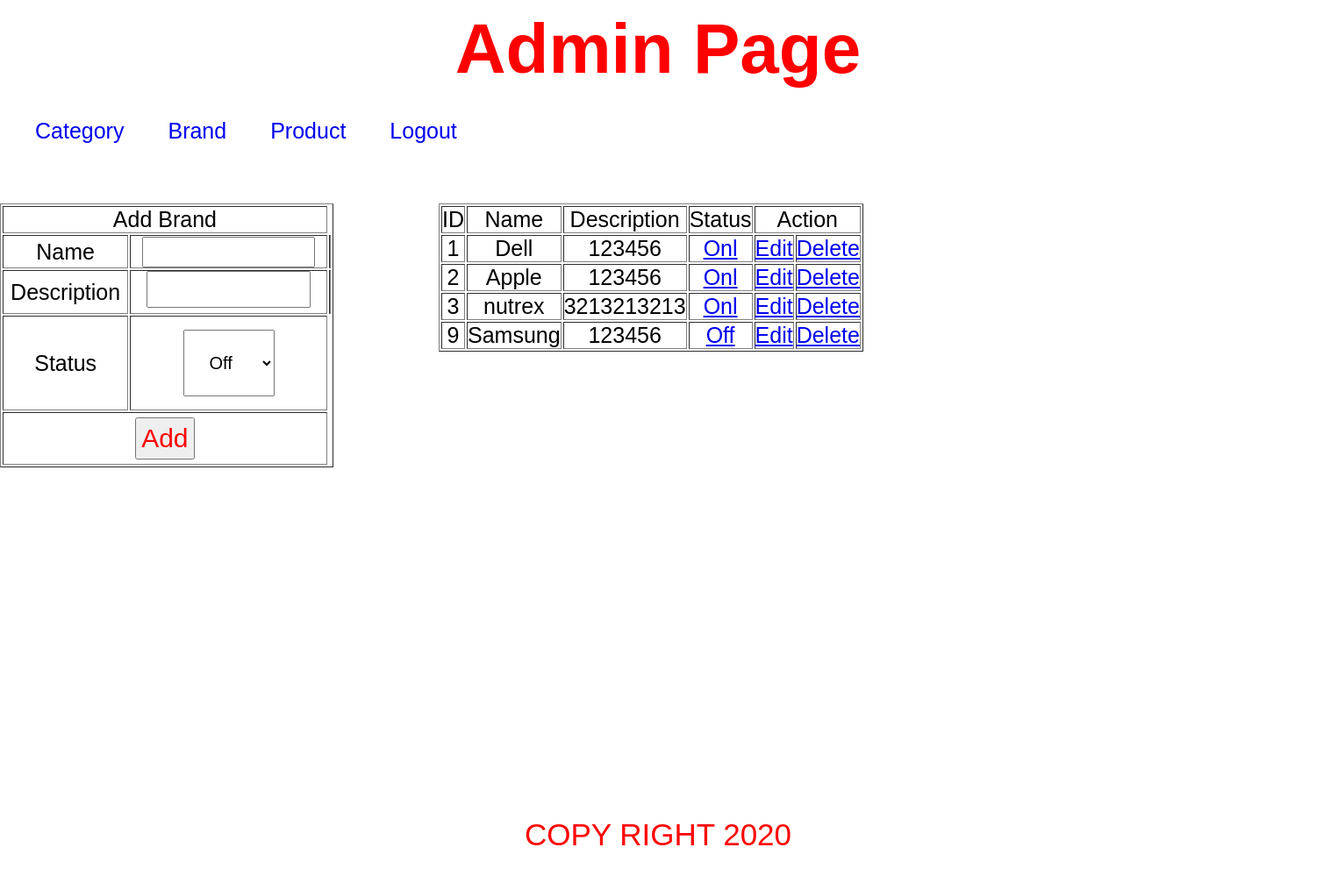
Screenshot of /admin/homepage.php?quanli=Brand&ac=them with the database file from the repository.
### tables this page shows
CREATE TABLE `brand` (
  `brand_id` int(11) NOT NULL AUTO_INCREMENT,
  `brand_name` varchar(255) NOT NULL,
  `brand_description` varchar(255) NOT NULL,
  `brand_status` int(11) NOT NULL,
  PRIMARY KEY (`brand_id`)
);

### class/DB.php (called while the page is built)
<?php
class DB
{
    private $host = "127.0.0.1";
    private $username = "root";
    private $password = "honganhnguyen";
    private $dbname = "blogpurephp";
    protected function connect()
    {
        $conn = 'mysql:host=' . $this->host . ';dbname=' . $this->dbname . ';charset=utf8';
        $pdo = new PDO($conn, $this->username, $this->password);
        $pdo->setAttribute(PDO::ATTR_DEFAULT_FETCH_MODE, PDO::FETCH_ASSOC);
        return $pdo;
    }
}

### class/admin_model.php (called while the page is built, shortened)
<?php
class admin_model extends DB implements tbl_admin,category,brand,Product
{
    public function show_brand()
    {
        $show_brand = "SELECT * FROM `brand`";
        $stmt = $this->connect()->query($show_brand);
        return $stmt;
    }
}

### admin/adminModules/Brand/lietke.php (the view)
<table width="450" border="1">
    <tr>
         <td>ID</td>
         <td>Name</td>
         <td>Description</td>
        <td>Status</td>
        <td colspan="2">Action</td>
    </tr>
    <?php
    $show_controller = new admin_controller;
    $show_controller->non_active_brand_controller();
    $show_controller->active_brand_controller();
    $show_controller->delete_brand_controller();
    $result = $show_controller->show_brand();
    if($result){
        while ($result_info = $result->fetch()){
    ?>
    <tr>
        <td><?php echo $result_info['brand_id'] ?></td>
        <td><?php echo $result_info['brand_name'] ?></td>
        <td><?php echo $result_info['brand_description'] ?></td>
        <td><?php  if($result_info['brand_status'] == 0){
                ?>
                <a href="homepage.php?quanli=Brand&ac=them&status=Off&id=<?php echo $result_info['brand_id'] ?>">Off</a>
                <?php
            } else {
                ?>
                <a href="homepage.php?quanli=Brand&ac=them&status=Onl&id=<?php echo $result_info['brand_id'] ?>">Onl</a>
                <?php
                }
                ?>
        </td>
        <td><a href="homepage.php?quanli=Brand&ac=sua&id=<?php echo $result_info['brand_id'] ?>">Edit</a></td>
        <td><a href="homepage.php?quanli=Brand&ac=them&action=delete&id=<?php echo $result_info['brand_id'] ?>" onclick="return confirm('Are you want to delete?')">Delete</a></td>
    </tr>
    <?php
        }
    }
    ?>
</table>

### admin/style/css/style-admin.css (style rules this page uses)
* { margin: 0; padding: 0; }

### rows the page displays
brand: brand_id "1", brand_name "Dell", brand_description "123456"
brand: brand_id "2", brand_name "Apple", brand_description "123456"
brand: brand_id "3", brand_name "nutrex", brand_description "3213213213"
brand: brand_id "9", brand_name "Samsung", brand_description "123456"
